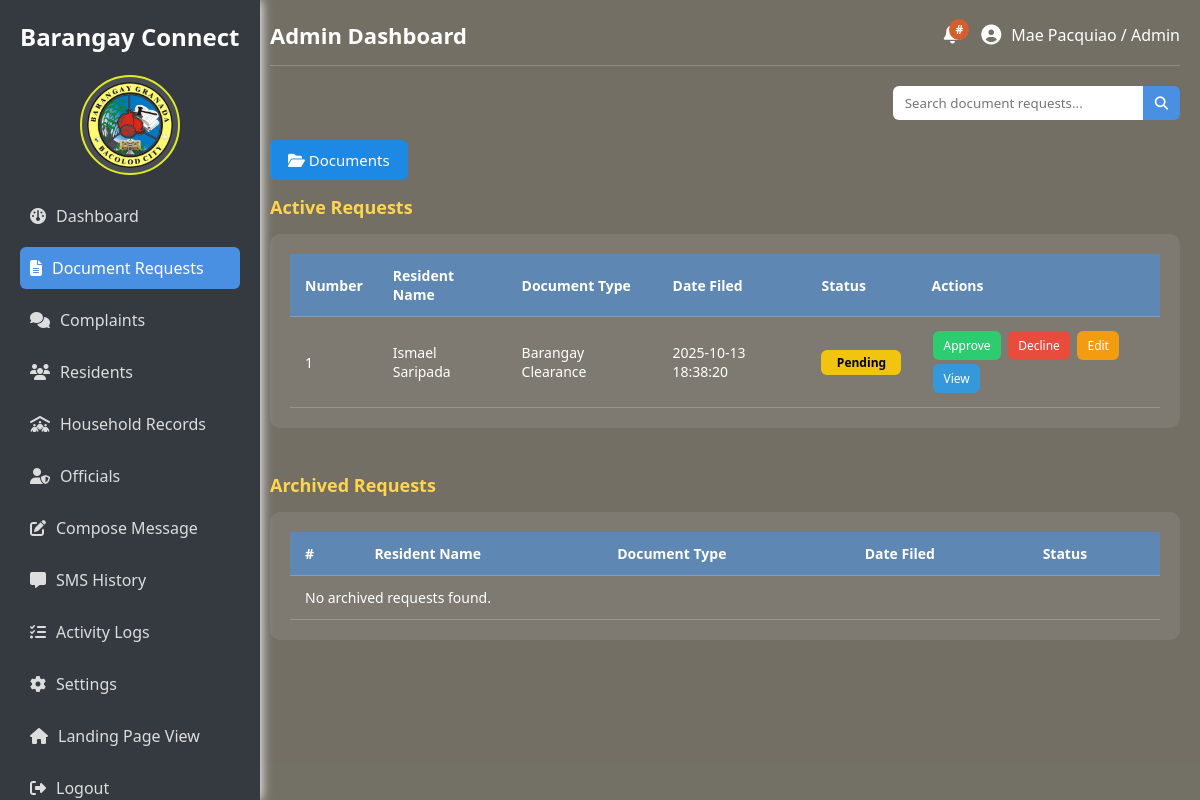
Screenshot of /admin/document_request.php (signed in) with the database file from the repository.
### tables this page shows
CREATE TABLE `document_request` (
  `request_id` varchar(20) NOT NULL,
  `user_id` varchar(20) NOT NULL,
  `document_type` varchar(100) NOT NULL,
  `purpose` varchar(100) NOT NULL,
  `supporting_file` varchar(100) NOT NULL,
  `status` enum('Approved','Rejected','Released','Pending') NOT NULL,
  `processed_by` varchar(20) DEFAULT NULL,
  `date_requested` timestamp NOT NULL DEFAULT current_timestamp() ON UPDATE current_timestamp(),
  `tracking_number` varchar(100) NOT NULL
);

CREATE TABLE `users` (
  `user_id` varchar(20) NOT NULL,
  `fullname` varchar(100) NOT NULL,
  `username` varchar(100) NOT NULL,
  `password_hash` varchar(100) NOT NULL,
  `role` enum('Admin','Official','Resident') NOT NULL,
  `status` enum('active','inactive') NOT NULL,
  `date_registered` timestamp NOT NULL DEFAULT current_timestamp() ON UPDATE current_timestamp()
);

### admin/document_request.php (the view, shortened to what this page needs)
<?php
require_once "../cons/config.php";
?>
<!DOCTYPE html>
<html lang="en">
<head>
  <link rel="stylesheet" href="https://cdnjs.cloudflare.com/ajax/libs/font-awesome/6.5.0/css/all.min.css">
</head>
<body>
  <div class="sidebar">
    <h2>Barangay Connect</h2><br>
    <img src="../assets/images/bg_logo.png">
    <ul>
      <li><a href="admin_dashboard.php"><i class="fa-solid fa-gauge"></i> Dashboard</a></li>
      <li><a href="document_request.php" class="active"><i class="fa-solid fa-file-lines"></i> Document Requests</a></li>
      <li><a href="complaints.php"><i class="fa-solid fa-comments"></i> Complaints</a></li>
      <li><a href="residents.php"><i class="fa-solid fa-users"></i> Residents</a></li>
      <li><a href="household.php"><i class="fa-solid fa-people-roof"></i> Household Records</a></li>
      <li><a href="officials.php"><i class="fa-solid fa-user-shield"></i> Officials</a></li>
      <li><a href="compose_message.php"><i class="fa-solid fa-pen-to-square"></i> Compose Message</a></li>
      <li><a href="sms_history.php"><i class="fa-solid fa-message"></i> SMS History</a></li>
      <li><a href="activity_logs.php"><i class="fa-solid fa-list-check"></i> Activity Logs</a></li>
      <li><a href="settings.php"><i class="fa-solid fa-gear"></i> Settings</a></li>
      <li><a href="landing_page.php"><i class="fa-solid fa-house"></i> Landing Page View</a></li>
      <li><a href="../logout.php" onclick="return confirm('Are you sure you want to log out?');">
        <i class="fa-solid fa-right-from-bracket"></i> Logout</a></li>
    </ul>
  </div>
<div class="main-content">
    <div class="header">
      <h1>Admin Dashboard</h1>
      <div class="right-section">
        <div class="notification">
          <span class="badge">#</span>
        </div>
        <div class="user">
          <i class="fa-solid fa-user-circle"></i>
          <span>  <?php
             if(isset($_SESSION["fullname"], $_SESSION["role"])) {
              echo htmlspecialchars($_SESSION["fullname"]) . " / " . htmlspecialchars($_SESSION["role"]);
          } else {
              echo "Guest";
          }
            ?></span>
        </div>
      </div>
    </div>
    <div class="search-bar">
      <input type="text" id="searchInput" placeholder="Search document requests...">
      <button><i class="fa fa-search"></i></button>
    </div>
<div class="documents">
  <button class="documents-btn" onclick="openDocumentChooser()">
    <i class="fa-solid fa-folder-open"></i> Documents
  </button>
</div>
    <h2 class="section-title">Active Requests</h2>
    <div class="table-container">
      <table id="requestsTable">
        <thead>
          <tr>
            <th>Number</th>
            <th>Resident Name</th>
            <th>Document Type</th>
            <th>Date Filed</th>
            <th>Status</th>
            <th>Actions</th>
          </tr>
        </thead>
        <tbody>
<?php
  $query = "
    SELECT dr.request_id, u.fullname, dr.document_type, dr.date_requested, dr.status
    FROM document_request dr
    JOIN users u ON dr.user_id = u.user_id
    WHERE dr.status IN ('Pending', 'Processing')
    ORDER BY dr.date_requested DESC
  ";
  $result = $conn->query($query);
  $count = 1;
  if ($result && $result->num_rows > 0):
      while ($row = $result->fetch_assoc()):
?>
  <tr>
    <td><?php echo htmlspecialchars($count++); ?></td>
    <td><?php echo htmlspecialchars($row['fullname']); ?></td>
    <td><?php echo htmlspecialchars($row['document_type']); ?></td>
    <td><?php echo htmlspecialchars($row['date_requested']); ?></td>
    <td><span class="status <?php echo strtolower($row['status']); ?>">
      <?php echo htmlspecialchars($row['status']); ?>
    </span></td>
    <td>
      <button class="action-btn approve">Approve</button>
      <button class="action-btn decline">Decline</button>
      <button class="action-btn edit">Edit</button>
      <button class="action-btn view">View</button>
    </td>
  </tr>
<?php
      endwhile;
  else:
?>
  <tr><td colspan="6">No active requests found.</td></tr>
<?php endif; ?>
</tbody>
      </table>
    </div>
    <h2 class="section-title">Archived Requests</h2>
    <div class="table-container">
      <table id="archivedTable">
        <thead>
          <tr>
            <th>#</th>
            <th>Resident Name</th>
            <th>Document Type</th>
            <th>Date Filed</th>
            <th>Status</th>
          </tr>
        </thead>
        <tbody>
<?php
  $archived = "
    SELECT dr.request_id, u.fullname, dr.document_type, dr.date_requested, dr.status
    FROM document_request dr
    JOIN users u ON dr.user_id = u.user_id
    WHERE dr.status IN ('Approved', 'Declined')
    ORDER BY dr.date_requested DESC
  ";
  $result_archived = $conn->query($archived);
  $count = 1;
  if ($result_archived && $result_archived->num_rows > 0):
      while ($row = $result_archived->fetch_assoc()):
?>
  <tr>
    <td><?php echo htmlspecialchars($count++); ?></td>
    <td><?php echo htmlspecialchars($row['fullname']); ?></td>
    <td><?php echo htmlspecialchars($row['document_type']); ?></td>
    <td><?php echo htmlspecialchars($row['date_requested']); ?></td>
    <td><span class="status <?php echo strtolower($row['status']); ?>">
      <?php echo htmlspecialchars($row['status']); ?>
    </span></td>
  </tr>
<?php
      endwhile;
  else:
?>
  <tr><td colspan="5">No archived requests found.</td></tr>
<?php endif; ?>
</tbody>
      </table>
    </div>
  </div>
</body>
</html>

### admin/document_request.php (style rules this page uses)
* { box-sizing: border-box; margin: 0; padding: 0; font-family: 'Segoe UI', Tahoma, Geneva, Verdana, sans-serif; }
body { background: #FFF8E1; min-height: 100vh; display: flex; color: #fff; }
.sidebar { width: 260px; background: #343A40; color: #fff; padding: 20px; position: fixed; top: 0; bottom: 0; left: 0; box-shadow: 2px 0 10px rgba(245, 245, 245, 0.94); overflow-y: auto; overflow-x: hidden; scrollbar-width: thin; scrollbar-color: #555 #343A40; }
.sidebar img { display: block; margin: 0 auto 20px; width: 100px; height: 100px; border-radius: 50%; border: 2px solid rgb(225, 234, 39); background: rgba(255, 255, 255, 0.1); padding: 5px; object-fit: cover; }
.sidebar ul { list-style: none; }
.sidebar ul li { margin: 10px 0; }
.sidebar ul li a { color: #ddd; text-decoration: none; font-size: 16px; display: flex; align-items: center; padding: 10px; border-radius: 6px; transition: 0.3s; }
.sidebar ul li a i { margin-right: 10px; }
.sidebar ul li a:hover, .sidebar ul li a.active { background: #4a90e2; color: #fff; }
.main-content { margin-left: 250px; flex: 1; display: flex; flex-direction: column; background: rgba(0, 0, 0, 0.55); padding: 20px; }
.header { display: flex; justify-content: space-between; align-items: center; padding-bottom: 15px; border-bottom: 1px solid rgba(255,255,255,0.2); }
.header h1 { font-size: 22px; }
.header .right-section { display: flex; align-items: center; gap: 20px; }
.header .user { display: flex; align-items: center; gap: 10px; }
.header .user i { font-size: 20px; }
.notification { position: relative; cursor: pointer; }
.notification .badge { position: absolute; top: -5px; right: -8px; background: rgb(213, 93, 46); color: #fff; font-size: 12px; font-weight: bold; padding: 2px 6px; border-radius: 50%; }
.search-bar { margin: 20px 0; display: flex; justify-content: flex-end; }
.search-bar input { padding: 8px 12px; border-radius: 6px 0 0 6px; border: none; outline: none; width: 250px; }
.search-bar button { padding: 8px 12px; border: none; background: #4a90e2; color: #fff; border-radius: 0 6px 6px 0; cursor: pointer; }
.documents-btn { background-color: #1e88e5; color: white; border: none; padding: 10px 18px; border-radius: 6px; font-size: 15px; cursor: pointer; transition: background 0.3s; }
.table-container { background: rgba(255,255,255,0.08); padding: 20px; border-radius: 10px; overflow-x: auto; margin-bottom: 30px; }
table { width: 100%; border-collapse: collapse; }
th, td { padding: 12px 15px; border-bottom: 1px solid rgba(255,255,255,0.2); text-align: left; font-size: 14px; }
th { background: rgba(74,144,226,0.6); font-weight: bold; }
.action-btn { padding: 6px 10px; margin: 2px; border: none; border-radius: 6px; cursor: pointer; font-size: 12px; }
.action-btn.view { background: #3498DB; color: #fff; }
.action-btn.edit { background: #F39C12; color: #fff; }
.action-btn.approve { background: #2ECC71; color: #fff; }
.action-btn.decline { background: #E74C3C; color: #fff; }
.status { padding: 4px 8px; border-radius: 6px; font-weight: bold; font-size: 12px; display: inline-block; text-align: center; min-width: 80px; }
.status.pending { background: #F1C40F; color: #000; }
.section-title { margin: 15px 0; font-size: 18px; color: #FFD54F; }

### rows the page displays
document_request: user.fullname "Ismael Saripada", document_type "Barangay Clearance", date_requested "2025-10-13 18:38:20", status "Pending"

### other values shown
$_SESSION["fullname"] "Mae Pacquiao"
$_SESSION["role"] "Admin"
